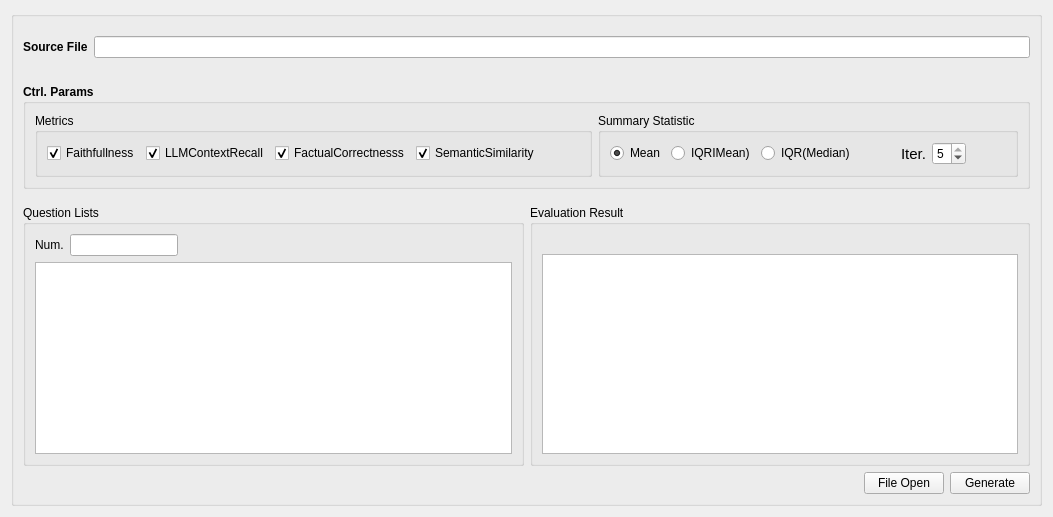
         <widget class="QWidget" name="tab_3">
          <attribute name="title">
           <string>RAGAS_Evaluation</string>
          </attribute>
          <layout class="QVBoxLayout" name="verticalLayout_7">
           <item>
            <widget class="QGroupBox" name="groupBox_9">
             <property name="font">
              <font>
               <weight>75</weight>
               <bold>true</bold>
              </font>
             </property>
             <property name="title">
              <string/>
             </property>
             <layout class="QVBoxLayout" name="verticalLayout_23">
              <item>
               <spacer name="verticalSpacer_8">
                <property name="orientation">
                 <enum>Qt::Vertical</enum>
                </property>
                <property name="sizeType">
                 <enum>QSizePolicy::Fixed</enum>
                </property>
                <property name="sizeHint" stdset="0">
                 <size>
                  <width>20</width>
                  <height>10</height>
                 </size>
                </property>
               </spacer>
              </item>
              <item>
               <layout class="QHBoxLayout" name="horizontalLayout_26">
                <item>
                 <widget class="QLabel" name="label_15">
                  <property name="font">
                   <font>
                    <weight>75</weight>
                    <bold>true</bold>
                   </font>
                  </property>
                  <property name="text">
                   <string>Source File</string>
                  </property>
                 </widget>
                </item>
                <item>
                 <widget class="QLineEdit" name="evalfilelineEdit">
                  <property name="font">
                   <font>
                    <weight>50</weight>
                    <bold>false</bold>
                   </font>
                  </property>
                  <property name="readOnly">
                   <bool>true</bool>
                  </property>
                 </widget>
                </item>
               </layout>
              </item>
              <item>
               <spacer name="verticalSpacer_16">
                <property name="orientation">
                 <enum>Qt::Vertical</enum>
                </property>
                <property name="sizeType">
                 <enum>QSizePolicy::Fixed</enum>
                </property>
                <property name="sizeHint" stdset="0">
                 <size>
                  <width>20</width>
                  <height>20</height>
                 </size>
                </property>
               </spacer>
              </item>
              <item>
               <widget class="QGroupBox" name="groupBox">
                <property name="title">
                 <string>Ctrl. Params</string>
                </property>
                <layout class="QHBoxLayout" name="horizontalLayout_10">
                 <item>
                  <widget class="QGroupBox" name="groupBox_11">
                   <property name="font">
                    <font>
                     <weight>50</weight>
                     <bold>false</bold>
                    </font>
                   </property>
                   <property name="title">
                    <string>Metrics</string>
                   </property>
                   <layout class="QVBoxLayout" name="verticalLayout_24">
                    <item>
                     <layout class="QHBoxLayout" name="horizontalLayout_5">
                      <item>
                       <widget class="QCheckBox" name="faithfullnesscheckBox">
                        <property name="font">
                         <font>
                          <weight>50</weight>
                          <bold>false</bold>
                         </font>
                        </property>
                        <property name="text">
                         <string>Faithfullness</string>
                        </property>
                        <property name="checked">
                         <bool>true</bool>
                        </property>
                       </widget>
                      </item>
                      <item>
                       <widget class="QCheckBox" name="llmcontextrecallcheckBox">
                        <property name="font">
                         <font>
                          <weight>50</weight>
                          <bold>false</bold>
                         </font>
                        </property>
                        <property name="text">
                         <string>LLMContextRecall</string>
                        </property>
                        <property name="checked">
                         <bool>true</bool>
                        </property>
                       </widget>
                      </item>
                      <item>
                       <widget class="QCheckBox" name="factualcorrectnesscheckBox">
                        <property name="font">
                         <font>
                          <weight>50</weight>
                          <bold>false</bold>
                         </font>
                        </property>
                        <property name="text">
                         <string>FactualCorrectnesss</string>
                        </property>
                        <property name="checked">
                         <bool>true</bool>
                        </property>
                       </widget>
                      </item>
                      <item>
                       <widget class="QCheckBox" name="similaritycheckBox">
                        <property name="font">
                         <font>
                          <weight>50</weight>
                          <bold>false</bold>
                         </font>
                        </property>
                        <property name="text">
                         <string>SemanticSimilarity</string>
                        </property>
                        <property name="checked">
                         <bool>true</bool>
                        </property>
                       </widget>
                      </item>
                      <item>
                       <spacer name="horizontalSpacer_2">
                        <property name="orientation">
                         <enum>Qt::Horizontal</enum>
                        </property>
                        <property name="sizeHint" stdset="0">
                         <size>
                          <width>40</width>
                          <height>20</height>
                         </size>
                        </property>
                       </spacer>
                      </item>
                     </layout>
                    </item>
                   </layout>
                  </widget>
                 </item>
                 <item>
                  <widget class="QGroupBox" name="groupBox_2">
                   <property name="font">
                    <font>
                     <weight>50</weight>
                     <bold>false</bold>
                    </font>
                   </property>
                   <property name="title">
                    <string>Summary Statistic</string>
                   </property>
                   <layout class="QHBoxLayout" name="horizontalLayout_6">
                    <item>
                     <widget class="QRadioButton" name="meanradioButton">
                      <property name="text">
                       <string>Mean</string>
                      </property>
                      <property name="checked">
                       <bool>true</bool>
                      </property>
                     </widget>
                    </item>
                    <item>
                     <widget class="QRadioButton" name="iqr_mean_radioButton">
                      <property name="text">
                       <string>IQRIMean)</string>
                      </property>
                     </widget>
                    </item>
                    <item>
                     <widget class="QRadioButton" name="iqr_median_radioButton">
                      <property name="text">
                       <string>IQR(Median)</string>
                      </property>
                     </widget>
                    </item>
                    <item>
                     <spacer name="horizontalSpacer_7">
                      <property name="orientation">
                       <enum>Qt::Horizontal</enum>
                      </property>
                      <property name="sizeType">
                       <enum>QSizePolicy::Fixed</enum>
                      </property>
                      <property name="sizeHint" stdset="0">
                       <size>
                        <width>40</width>
                        <height>20</height>
                       </size>
                      </property>
                     </spacer>
                    </item>
                    <item>
                     <widget class="QLabel" name="label_2">
                      <property name="font">
                       <font>
                        <pointsize>11</pointsize>
                        <weight>50</weight>
                        <bold>false</bold>
                       </font>
                      </property>
                      <property name="text">
                       <string>Iter.</string>
                      </property>
                     </widget>
                    </item>
                    <item>
                     <widget class="QSpinBox" name="iter_spinBox">
                      <property name="minimum">
                       <number>1</number>
                      </property>
                      <property name="maximum">
                       <number>5</number>
                      </property>
                      <property name="value">
                       <number>5</number>
                      </property>
                     </widget>
                    </item>
                    <item>
                     <spacer name="horizontalSpacer_8">
                      <property name="orientation">
                       <enum>Qt::Horizontal</enum>
                      </property>
                      <property name="sizeHint" stdset="0">
                       <size>
                        <width>40</width>
                        <height>20</height>
                       </size>
                      </property>
                     </spacer>
                    </item>
                   </layout>
                  </widget>
                 </item>
                </layout>
               </widget>
              </item>
              <item>
               <spacer name="verticalSpacer_17">
                <property name="orientation">
                 <enum>Qt::Vertical</enum>
                </property>
                <property name="sizeType">
                 <enum>QSizePolicy::Fixed</enum>
                </property>
                <property name="sizeHint" stdset="0">
                 <size>
                  <width>20</width>
                  <height>10</height>
                 </size>
                </property>
               </spacer>
              </item>
              <item>
               <layout class="QHBoxLayout" name="horizontalLayout_28">
                <item>
                 <widget class="QGroupBox" name="creationfail_list_5">
                  <property name="font">
                   <font>
                    <weight>50</weight>
                    <bold>false</bold>
                   </font>
                  </property>
                  <property name="title">
                   <string>Question Lists</string>
                  </property>
                  <layout class="QVBoxLayout" name="verticalLayout_18">
                   <item>
                    <layout class="QHBoxLayout" name="horizontalLayout_29">
                     <item>
                      <widget class="QLabel" name="filelabel_5">
                       <property name="font">
                        <font>
                         <weight>50</weight>
                         <bold>false</bold>
                        </font>
                       </property>
                       <property name="text">
                        <string>Num.</string>
                       </property>
                      </widget>
                     </item>
                     <item>
                      <widget class="QLineEdit" name="questionfilenumlineEdit_2">
                       <property name="sizePolicy">
                        <sizepolicy hsizetype="Minimum" vsizetype="Fixed">
                         <horstretch>0</horstretch>
                         <verstretch>0</verstretch>
                        </sizepolicy>
                       </property>
                       <property name="font">
                        <font>
                         <weight>50</weight>
                         <bold>false</bold>
                        </font>
                       </property>
                       <property name="readOnly">
                        <bool>true</bool>
                       </property>
                      </widget>
                     </item>
                     <item>
                      <spacer name="horizontalSpacer_17">
                       <property name="orientation">
                        <enum>Qt::Horizontal</enum>
                       </property>
                       <property name="sizeHint" stdset="0">
                        <size>
                         <width>40</width>
                         <height>20</height>
                        </size>
                       </property>
                      </spacer>
                     </item>
                    </layout>
                   </item>
                   <item>
                    <widget class="QListWidget" name="questionlistlistWidget_2">
                     <property name="font">
                      <font>
                       <weight>50</weight>
                       <bold>false</bold>
                      </font>
                     </property>
                     <property name="selectionMode">
                      <enum>QAbstractItemView::MultiSelection</enum>
                     </property>
                    </widget>
                   </item>
                  </layout>
                 </widget>
                </item>
                <item>
                 <widget class="QGroupBox" name="file_list_5">
                  <property name="font">
                   <font>
                    <weight>50</weight>
                    <bold>false</bold>
                   </font>
                  </property>
                  <property name="title">
                   <string>Evaluation Result</string>
                  </property>
                  <layout class="QVBoxLayout" name="verticalLayout_19">
                   <item>
                    <layout class="QHBoxLayout" name="horizontalLayout_30">
                     <item>
                      <spacer name="horizontalSpacer_19">
                       <property name="orientation">
                        <enum>Qt::Horizontal</enum>
                       </property>
                       <property name="sizeHint" stdset="0">
                        <size>
                         <width>40</width>
                         <height>20</height>
                        </size>
                       </property>
                      </spacer>
                     </item>
                    </layout>
                   </item>
                   <item>
                    <widget class="QListWidget" name="evaluation_resultlistWidget">
                     <property name="sizePolicy">
                      <sizepolicy hsizetype="Minimum" vsizetype="Expanding">
                       <horstretch>0</horstretch>
                       <verstretch>0</verstretch>
                      </sizepolicy>
                     </property>
                     <property name="font">
                      <font>
                       <weight>50</weight>
                       <bold>false</bold>
                      </font>
                     </property>
                    </widget>
                   </item>
                  </layout>
                 </widget>
                </item>
               </layout>
              </item>
              <item>
               <layout class="QHBoxLayout" name="horizontalLayout_31">
                <item>
                 <spacer name="horizontalSpacer_20">
                  <property name="orientation">
                   <enum>Qt::Horizontal</enum>
                  </property>
                  <property name="sizeHint" stdset="0">
                   <size>
                    <width>40</width>
                    <height>20</height>
                   </size>
                  </property>
                 </spacer>
                </item>
                <item>
                 <widget class="QPushButton" name="eval_filepushButton">
                  <property name="font">
                   <font>
                    <weight>50</weight>
                    <bold>false</bold>
                   </font>
                  </property>
                  <property name="text">
                   <string>File Open</string>
                  </property>
                 </widget>
                </item>
                <item>
                 <widget class="QPushButton" name="eval_genpushButton">
                  <property name="font">
                   <font>
                    <weight>50</weight>
                    <bold>false</bold>
                   </font>
                  </property>
                  <property name="text">
                   <string>Generate</string>
                  </property>
                 </widget>
                </item>
               </layout>
              </item>
             </layout>
            </widget>
           </item>
          </layout>
         </widget>
